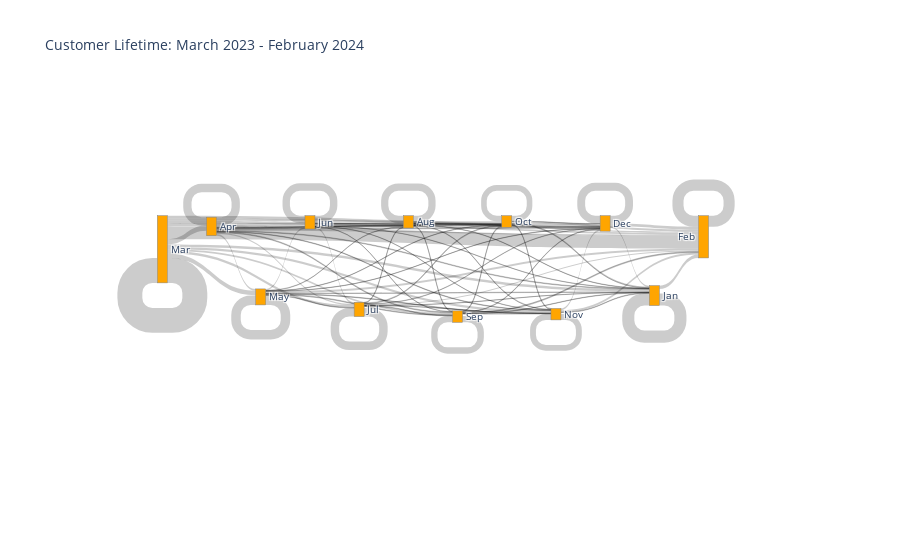

The code cell stored with this chart in its notebook:
### Code cell
fig = go.Figure(data=[go.Sankey(
    node = dict(
        pad = 100,
        thickness = 10,
        line = dict(color = 'gray', width = 0.5),
        label = ["Mar", "Apr", "May", "Jun","Jul","Aug", "Sep", "Oct", "Nov", "Dec", "Jan", "Feb"],
        color = "orange"
    ),
    link = dict(
        source =le.transform(source_target_value.month_x.tolist()),
        target = le.transform(source_target_value.month_y.tolist()),
        value = source_target_value.AccountIdentifier.tolist(),
        hovercolor=["black"],
    ))])
fig.update_layout(title_text="Customer Lifetime: March 2023 - February 2024", font_size=10)
fig.show()

### Figure 1 — Plotly figure (JSON) as saved in the notebook; plotly's stock layout.template omitted (floating-point values rounded to 4 significant figures)
{"data": [{"link": {"hovercolor": ["black"], "source": [0, 0, 0, 0, 0, 0, 0, 0, 0, 0, 0, 0, 1, 1, 1, 1, 1, 1, 1, 1, 1, 1, 1, 2, 2, 2, 2, 2, 2, 2, 2, 2, 2, 3, 3, 3, 3, 3, 3, 3, 3, 3, 4, 4, 4, 4, 4, 4, 4, 4, 5, 5, 5, 5, 5, 5, 5, 6, 6, 6, 6, 6, 6, 7, 7, 7, 7, 7, 8, 8, 8, 8, 9, 9, 9, 10, 10, 11], "target": [0, 1, 2, 3, 4, 5, 6, 7, 8, 9, 10, 11, 1, 2, 3, 4, 5, 6, 7, 8, 9, 10, 11, 2, 3, 4, 5, 6, 7, 8, 9, 10, 11, 3, 4, 5, 6, 7, 8, 9, 10, 11, 4, 5, 6, 7, 8, 9, 10, 11, 5, 6, 7, 8, 9, 10, 11, 6, 7, 8, 9, 10, 11, 7, 8, 9, 10, 11, 8, 9, 10, 11, 9, 10, 11, 10, 11, 11], "value": [276, 58, 49, 33, 27, 29, 21, 25, 24, 32, 28, 141, 92, 20, 16, 13, 10, 9, 7, 6, 10, 7, 15, 105, 16, 6, 4, 8, 4, 6, 3, 5, 20, 82, 18, 5, 4, 5, 3, 6, 3, 18, 94, 8, 6, 9, 2, 4, 2, 13, 80, 9, 5, 6, 3, 4, 15, 70, 11, 5, 6, 4, 10, 62, 9, 2, 10, 22, 65, 18, 6, 22, 87, 17, 30, 134, 38, 123]}, "node": {"color": "orange", "label": ["Mar", "Apr", "May", "Jun", "Jul", "Aug", "Sep", "Oct", "Nov", "Dec", "Jan", "Feb"], "line": {"color": "gray", "width": 0.5}, "pad": 100, "thickness": 10}, "type": "sankey"}], "layout": {"font": {"size": 10}, "title": {"text": "Customer Lifetime: March 2023 - February 2024"}}}
